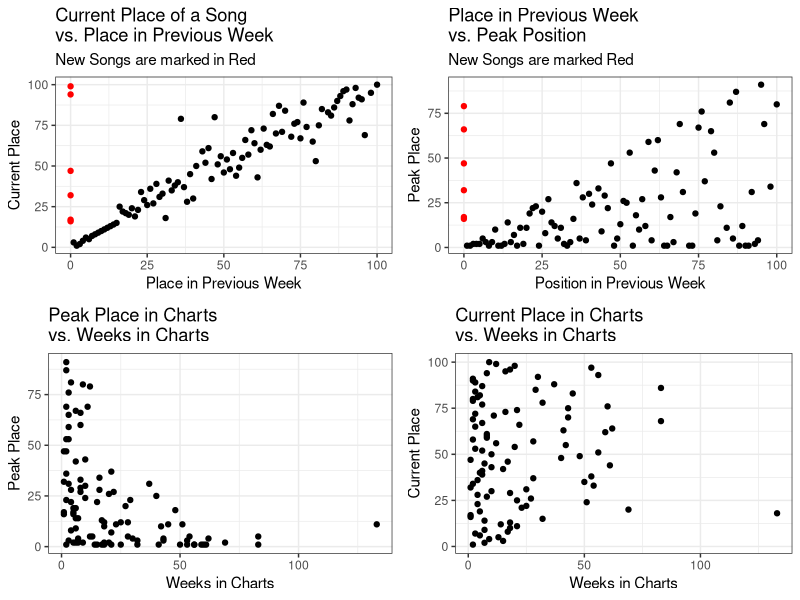
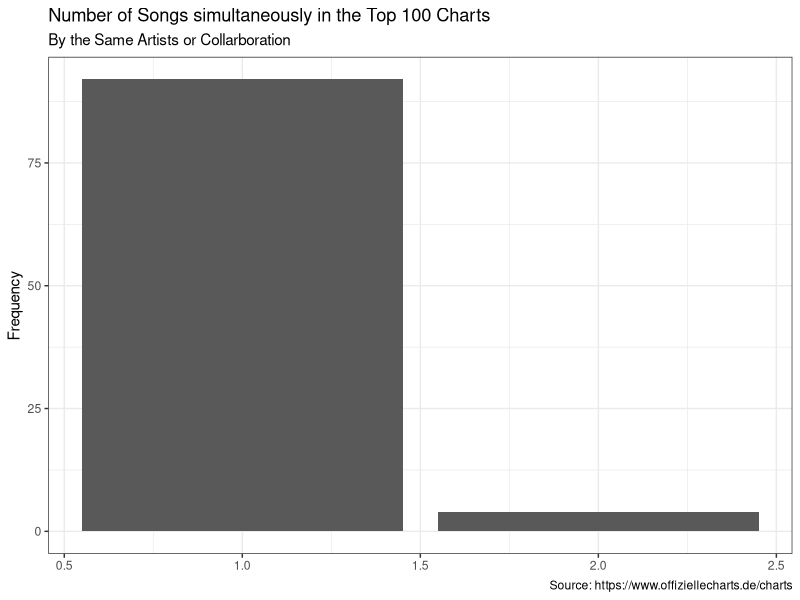
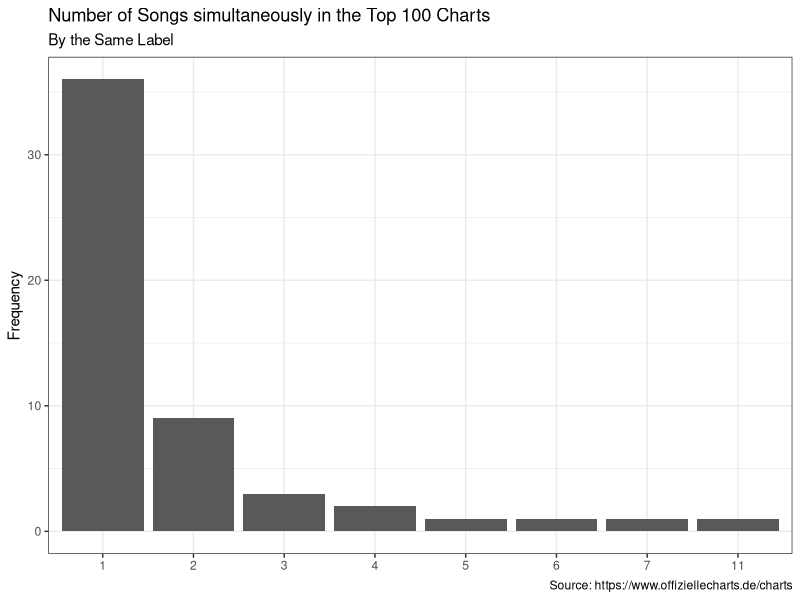

Generate these figures, in order, with R:
## ---- chunk 1
library(ggplot2)
library(gridExtra)
library(readr)
library(dplyr)
chart_scrap <- read_csv('2022-08-31_charts_report.csv')
## ---- chunk 2
#Reporting Figures and Tables
#Scatter Plots
current_v_last <- ggplot(data = chart_scrap,
                                     aes(y = current, x=last_week,
                                     col=ifelse(is.na(last_week), yes = 'NA' , no = 'NonNA')))+
                                      geom_point(aes(y = current, x=last_week_fill),show.legend = F)+
                                      scale_color_manual(values = c('#FF0000','#000000'))+
                                      labs(title = 'Current Place of a Song \nvs. Place in Previous Week',
                                           subtitle = 'New Songs are marked in Red',
                                           y='Current Place', x='Place in Previous Week')+
                                        theme_bw()
weeks_v_peak <- ggplot(data = chart_scrap,
                                             aes(x=weeks_in_charts, y=peak_in_charts))+
                                              geom_point()+
                                              labs(title = 'Peak Place in Charts \nvs. Weeks in Charts',
                                                   x='Weeks in Charts', y='Peak Place')+
                                              theme_bw()
week_v_current <- ggplot(data = chart_scrap, aes(x=weeks_in_charts, y=current))+
                                      geom_point()+
                                      labs(title = 'Current Place in Charts \nvs. Weeks in Charts',
                                           x='Weeks in Charts', y='Current Place')+
                                      theme_bw()
last_v_peak <- ggplot(data = chart_scrap, aes(x=last_week_fill, y=peak_in_charts,
                                                col=ifelse(is.na(last_week), yes = 'NA' , no = 'NonNA')))+
                                    geom_point(show.legend = F)+
                                    labs(title = 'Place in Previous Week \nvs. Peak Position',
                                         subtitle = 'New Songs are marked Red',
                                         x='Position in Previous Week', y='Peak Place')+
                                    scale_color_manual(values = c('#FF0000','#000000'))+
                                    theme_bw()
grid.arrange(current_v_last,last_v_peak, weeks_v_peak,week_v_current, nrow=2)
## ---- chunk 3
chart_scrap%>%
                      count(artist)%>%
                      ggplot(aes(x=n))+
                      geom_bar()+
                      labs(title = 'Number of Songs simultaneously in the Top 100 Charts',
                           subtitle = 'By the Same Artists or Collarboration',
                           y='Frequency',
                           x=NULL,
                           caption = 'Source: https://www.offiziellecharts.de/charts')+
                      theme_bw()
chart_scrap%>%
                        count(artist,sort = T)%>%
                        filter(n>1)%>%
                        knitr::kable()
chart_scrap%>%
                      count(label)%>%
                      ggplot(aes(x=as.factor(n)))+
                      geom_bar()+
                      geom_bar()+
                      labs(title = 'Number of Songs simultaneously in the Top 100 Charts',
                           subtitle = 'By the Same Label',
                           y='Frequency',
                           x=NULL,
                           caption = 'Source: https://www.offiziellecharts.de/charts')+
                      theme_bw()
chart_scrap%>%
                        count(label, sort = T)%>%
                        filter(n>1)%>%
                        knitr::kable()
## ---- chunk 4
#Songs that are currently peaking
chart_scrap%>%
                        filter(current == peak_in_charts)%>%
                        select(artist, title, current)%>%
                        rename(Position = current)%>%
                        knitr::kable()
